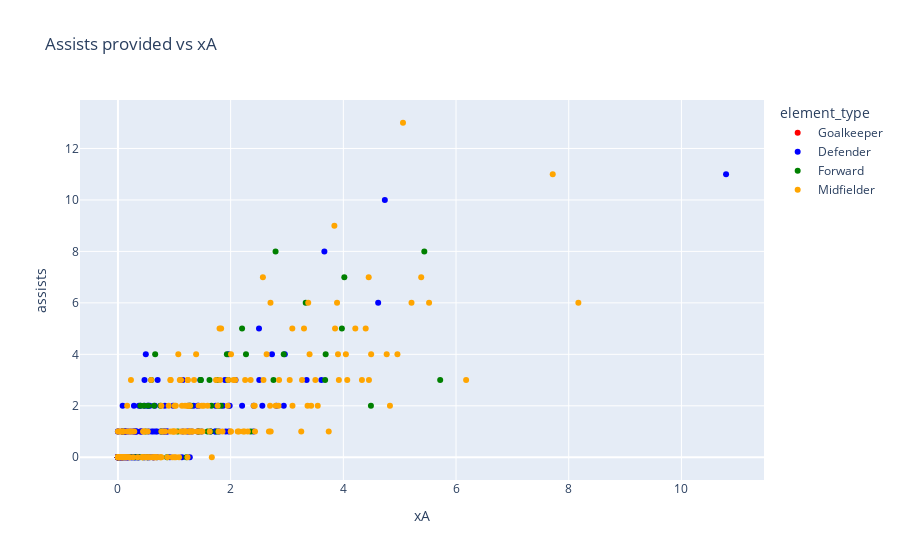

Notebook source saved alongside this figure:
### Code cell
px.scatter(df, 
           x='xA', y='assists',
           color='element_type',
           color_discrete_map=position_colors,
           hover_data= ['player_name'],
           title='Assists provided vs xA'
              )

#sns.scatterplot(x = df['xA'], y = df['assists'], hue=df['element_type'], palette=position_colors)

### Figure 1 — Plotly figure (JSON) as saved in the notebook; plotly's stock layout.template omitted (floating-point values rounded to 4 significant figures; data arrays with more than 128 entries replaced by an {"elided": "..."} marker saying what was removed)
{"data": [{"customdata": [["Bernd Leno"], ["Aaron Ramsdale"], ["Emiliano Martínez"], ["David Raya Martin"], ["Álvaro Fernández"], ["Jonas Lössl"], ["Jason Steele"], ["Robert Sánchez"], ["Nick Pope"], ["Wayne Hennessey"], ["Kepa Arrizabalaga"], ["Edouard Mendy"], ["Vicente Guaita"], ["Jack Butland"], ["Jordan Pickford"], ["Asmir Begović"], ["Kasper Schmeichel"], ["Illan Meslier"], ["Alisson Ramses Becker"], ["Caoimhin Kelleher"], ["Ederson Santana de Moraes"], ["Zack Steffen"], ["David de Gea"], ["Karl Darlow"], ["Martin Dubravka"], ["Tim Krul"], ["Angus Gunn"], ["Fraser Forster"], ["Willy Caballero"], ["Hugo Lloris"], ["Ben Foster"], ["Daniel Bachmann"], ["Lukasz Fabianski"], ["Alphonse Areola"], ["José Malheiro de Sá"]], "hovertemplate": "element_type=Goalkeeper<br>xA=%{x}<br>assists=%{y}<br>player_name=%{customdata[0]}<extra></extra>", "legendgroup": "Goalkeeper", "marker": {"color": "red", "symbol": "circle"}, "mode": "markers", "name": "Goalkeeper", "orientation": "v", "showlegend": true, "type": "scatter", "x": [0, 0, 0, 0, 0, 0, 0, 0.6362, 0.07061, 0.1528, 0, 0, 0, 0, 0.0771, 0, 0.01587, 0, 0.1281, 0, 0, 0, 0, 0, 0, 0, 0, 0, 0, 0.2063, 0.06759, 0, 0, 0, 0.395], "xaxis": "x", "y": [0, 0, 0, 0, 0, 0, 0, 0, 0, 0, 0, 0, 0, 0, 0, 0, 0, 0, 1, 0, 0, 0, 0, 0, 0, 0, 0, 0, 0, 0, 1, 0, 0, 0, 1], "yaxis": "y"}, {"customdata": {"elided": "156x1 str values"}, "hovertemplate": "element_type=Defender<br>xA=%{x}<br>assists=%{y}<br>player_name=%{customdata[0]}<extra></extra>", "legendgroup": "Defender", "marker": {"color": "blue", "symbol": "circle"}, "mode": "markers", "name": "Defender", "orientation": "v", "showlegend": true, "type": "scatter", "x": {"elided": "156 float values"}, "xaxis": "x", "y": {"elided": "156 int values"}, "yaxis": "y"}, {"customdata": [["Alexandre Lacazette"], ["Edward Nketiah"], ["Ollie Watkins"], ["Danny Ings"], ["Ivan Toney"], ["Neal Maupay"], ["Danny Welbeck"], ["Jay Rodriguez"], ["Ashley Barnes"], ["Wout Weghorst"], ["Timo Werner"], ["Romelu Lukaku"], ["Christian Benteke"], ["Jordan Ayew"], ["Jean-Philippe Mateta"], ["Odsonne Edouard"], ["Dominic Calvert-Lewin"], ["Richarlison de Andrade"], ["Salomón Rondón"], ["Jamie Vardy"], ["Kelechi Iheanacho"], ["Patson Daka"], ["Rodrigo Moreno"], ["Patrick Bamford"], ["Joe Gelhardt"], ["Roberto Firmino"], ["Gabriel Fernando de Jesus"], ["Edinson Cavani"], ["Cristiano Ronaldo dos Santos Aveiro"], ["Chris Wood"], ["Callum Wilson"], ["Allan Saint-Maximin"], ["Joelinton Cássio Apolinário de Lira"], ["Teemu Pukki"], ["Adam Idah"], ["Joshua Sargent"], ["Che Adams"], ["Armando Broja"], ["Shane Long"], ["Adam Armstrong"], ["Harry Kane"], ["João Pedro Junqueira de Jesus"], ["Emmanuel Dennis"], ["Joshua King"], ["Juan Camilo Hernández Suárez"], ["Michail Antonio"], ["Raúl Jiménez"], ["Fabio Silva"], ["Hee-Chan Hwang"]], "hovertemplate": "element_type=Forward<br>xA=%{x}<br>assists=%{y}<br>player_name=%{customdata[0]}<extra></extra>", "legendgroup": "Forward", "marker": {"color": "Green", "symbol": "circle"}, "mode": "markers", "name": "Forward", "orientation": "v", "showlegend": true, "type": "scatter", "x": [2.797, 0.772, 1.828, 0.6608, 4.49, 1.955, 0.2148, 1.778, 0.3867, 0.7531, 0.0854, 2.356, 1.646, 2.942, 0.4921, 1.933, 0.284, 2.76, 0.5214, 1.271, 2.203, 1.465, 1.292, 0.3991, 0.5918, 1.472, 4.018, 1.063, 3.677, 1.216, 0.4432, 3.975, 1.434, 1.765, 0.4609, 0.5363, 1.758, 0.6406, 0, 1.625, 5.719, 1.591, 3.332, 3.686, 1.659, 5.437, 2.272, 0.3367, 0.8699], "xaxis": "x", "y": [8, 1, 2, 4, 2, 3, 0, 2, 0, 2, 1, 1, 1, 4, 1, 4, 0, 3, 0, 2, 5, 3, 2, 2, 3, 3, 7, 1, 3, 0, 0, 5, 1, 1, 2, 2, 3, 2, 0, 3, 3, 1, 6, 4, 2, 8, 4, 0, 0], "yaxis": "y"}, {"customdata": {"elided": "180x1 str values"}, "hovertemplate": "element_type=Midfielder<br>xA=%{x}<br>assists=%{y}<br>player_name=%{customdata[0]}<extra></extra>", "legendgroup": "Midfielder", "marker": {"color": "Orange", "symbol": "circle"}, "mode": "markers", "name": "Midfielder", "orientation": "v", "showlegend": true, "type": "scatter", "x": {"elided": "180 float values"}, "xaxis": "x", "y": {"elided": "180 int values"}, "yaxis": "y"}], "layout": {"legend": {"title": {"text": "element_type"}, "tracegroupgap": 0}, "title": {"text": "Assists provided vs xA"}, "xaxis": {"anchor": "y", "domain": [0, 1], "title": {"text": "xA"}}, "yaxis": {"anchor": "x", "domain": [0, 1], "title": {"text": "assists"}}}}
